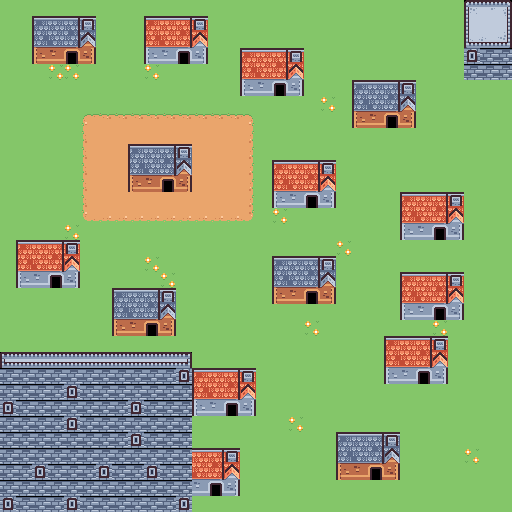

Rendered tile map (Tiled .tmx) drawn with the repository's tilesets; below, a short description and the full map source, tile grids included:
An orthogonal 32x32 tile map with 16x16 px tiles, 1 tile layer (Livello tile 1).

<map version="1.10" tiledversion="1.10.1" orientation="orthogonal" renderorder="right-down" width="32" height="32" tilewidth="16" tileheight="16" infinite="0" nextlayerid="2" nextobjectid="1">
 <tileset firstgid="1" source="kenney-tiny-town.tsx" />
 <layer id="1" name="Livello tile 1" width="32" height="32">
  <data encoding="csv">
1,1,1,1,1,1,1,1,1,1,1,1,1,1,1,1,1,1,1,1,1,1,1,1,1,1,1,1,1,97,98,99,
1,1,49,50,51,52,1,1,1,53,54,55,56,1,1,1,1,1,1,1,1,1,1,1,1,1,1,1,1,109,110,111,
1,1,61,62,63,64,1,1,1,65,66,67,68,1,1,1,1,1,1,1,1,1,1,1,1,1,1,1,1,121,122,123,
1,1,73,74,75,76,1,1,1,77,78,79,80,1,1,53,54,55,56,1,1,1,1,1,1,1,1,1,1,126,127,127,
1,1,1,3,3,1,1,1,1,3,1,1,1,1,1,65,66,67,68,1,1,1,1,1,1,1,1,1,1,127,127,127,
1,1,1,1,1,1,1,1,1,1,1,1,1,1,1,77,78,79,80,1,1,1,49,50,51,52,1,1,1,1,1,1,
1,1,1,1,1,1,1,1,1,1,1,1,1,1,1,1,1,1,1,1,3,1,61,62,63,64,1,1,1,1,1,1,
1,1,1,1,1,13,14,14,14,14,14,14,14,14,14,15,1,1,1,1,1,1,73,74,75,76,1,1,1,1,1,1,
1,1,1,1,1,25,26,26,26,26,26,26,26,26,26,27,1,1,1,1,1,1,1,1,1,1,1,1,1,1,1,1,
1,1,1,1,1,25,26,26,49,50,51,52,26,26,26,27,1,1,1,1,1,1,1,1,1,1,1,1,1,1,1,1,
1,1,1,1,1,25,26,26,61,62,63,64,26,26,26,27,1,53,54,55,56,1,1,1,1,1,1,1,1,1,1,1,
1,1,1,1,1,25,26,26,73,74,75,76,26,26,26,27,1,65,66,67,68,1,1,1,1,1,1,1,1,1,1,1,
1,1,1,1,1,25,26,26,26,26,26,26,26,26,26,27,1,77,78,79,80,1,1,1,1,53,54,55,56,1,1,1,
1,1,1,1,1,37,38,38,38,38,38,38,38,38,38,39,1,3,1,1,1,1,1,1,1,65,66,67,68,1,1,1,
1,1,1,1,3,1,1,1,1,1,1,1,1,1,1,1,1,1,1,1,1,1,1,1,1,77,78,79,80,1,1,1,
1,53,54,55,56,1,1,1,1,1,1,1,1,1,1,1,1,1,1,1,1,3,1,1,1,1,1,1,1,1,1,1,
1,65,66,67,68,1,1,1,1,3,1,1,1,1,1,1,1,49,50,51,52,1,1,1,1,1,1,1,1,1,1,1,
1,77,78,79,80,1,1,1,1,1,3,1,1,1,1,1,1,61,62,63,64,1,1,1,1,53,54,55,56,1,1,1,
1,1,1,1,1,1,1,49,50,51,52,1,1,1,1,1,1,73,74,75,76,1,1,1,1,65,66,67,68,1,1,1,
1,1,1,1,1,1,1,61,62,63,64,1,1,1,1,1,1,1,1,1,1,1,1,1,1,77,78,79,80,1,1,1,
1,1,1,1,1,1,1,73,74,75,76,1,1,1,1,1,1,1,1,3,1,1,1,1,1,1,1,3,1,1,1,1,
1,1,1,1,1,1,1,1,1,1,1,1,1,1,1,1,1,1,1,1,1,1,1,1,53,54,55,56,1,1,1,1,
100,101,101,101,101,101,101,101,101,101,101,102,1,1,1,1,1,1,1,1,1,1,1,1,65,66,67,68,1,1,1,1,
127,127,127,127,127,127,127,127,127,127,127,126,53,54,55,56,1,1,1,1,1,1,1,1,77,78,79,80,1,1,1,1,
127,127,127,127,126,127,127,127,127,127,127,127,65,66,67,68,1,1,1,1,1,1,1,1,1,1,1,1,1,1,1,1,
126,127,127,127,127,127,127,127,126,127,127,127,77,78,79,80,1,1,1,1,1,1,1,1,1,1,1,1,1,1,1,1,
127,127,127,127,126,127,127,127,127,127,127,127,1,1,1,1,1,1,3,1,1,1,1,1,1,1,1,1,1,1,1,1,
127,127,127,127,127,127,127,127,126,127,127,127,1,1,1,1,1,1,1,1,1,49,50,51,52,1,1,1,1,1,1,1,
127,127,127,127,127,127,127,127,127,127,127,127,54,55,56,1,1,1,1,1,1,61,62,63,64,1,1,1,1,3,1,1,
127,127,126,127,127,127,126,127,127,126,127,127,66,67,68,1,1,1,1,1,1,73,74,75,76,1,1,1,1,1,1,1,
127,127,127,127,127,127,127,127,127,127,127,127,78,79,80,1,1,1,1,1,1,1,1,1,1,1,1,1,1,1,1,1,
126,127,127,127,126,127,127,127,127,127,127,126,1,1,1,1,1,1,1,1,1,1,1,1,1,1,1,1,1,1,1,1
</data>
 </layer>
</map>
